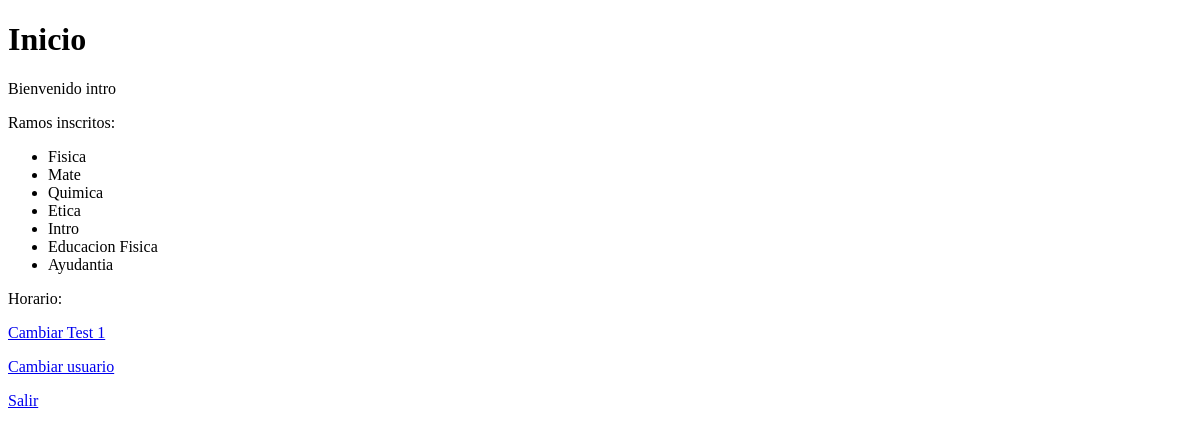
Before: /home/ (signed in) with the older database file.
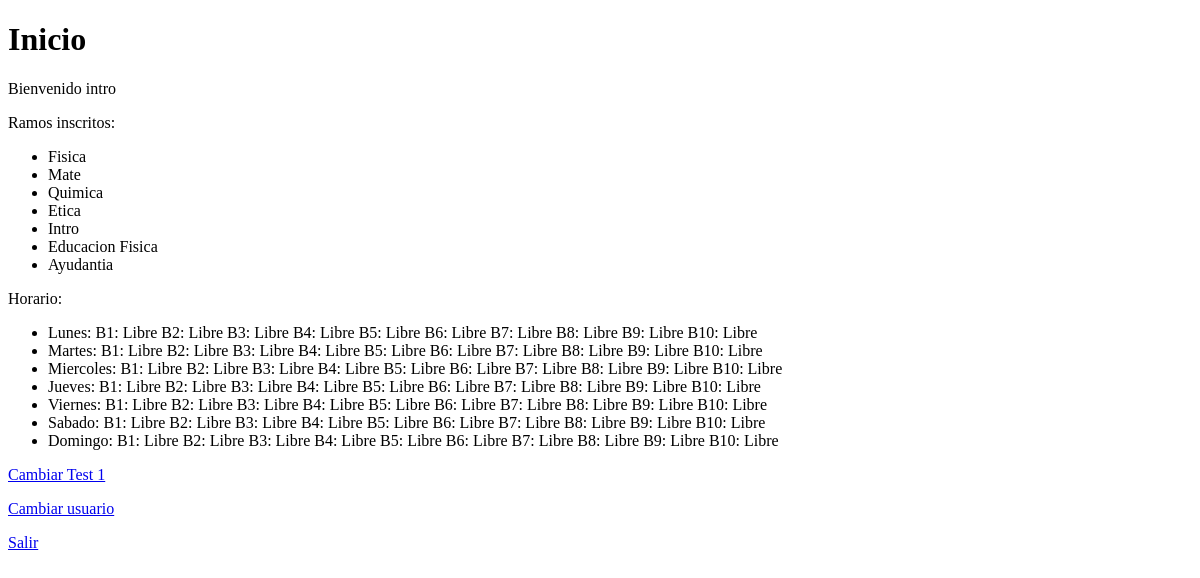
After: the same page with the newer database file.
### Test/models.py (models this page shows, shortened)
class Ramo(models.Model):
    user=models.ForeignKey(User, on_delete=models.CASCADE, related_name='Ramos', null=True)
    ramo = models.CharField(max_length=40)

class Horario(models.Model):
    user=models.ForeignKey(User, on_delete=models.CASCADE, related_name='horario', null=True)
    day = models.CharField(max_length=20)
    b1 = models.CharField(max_length=20, choices=DISP, default='Libre')
    b2 = models.CharField(max_length=20, choices=DISP, default='Libre')
    b3 = models.CharField(max_length=20, choices=DISP, default='Libre')
    b4 = models.CharField(max_length=20, choices=DISP, default='Libre')
    b5 = models.CharField(max_length=20, choices=DISP, default='Libre')
    b6 = models.CharField(max_length=20, choices=DISP, default='Libre')
    b7 = models.CharField(max_length=20, choices=DISP, default='Libre')
    b8 = models.CharField(max_length=20, choices=DISP, default='Libre')
    b9 = models.CharField(max_length=20, choices=DISP, default='Libre')
    b10 = models.CharField(max_length=20, choices=DISP, default='Libre')

### perfiles/views.py (the view)
# urls.py: 2. Add a URL to urlpatterns:  path('', views.home, name='home')
def home(request):
   user = request.user
   ramos = Ramo.objects.all().filter(user=user).order_by('id')
   horario = Horario.objects.all().filter(user=user)
   context = {'user':user,'ramos':ramos,'horario':horario}
   return render(request, 'perfiles/home.html',context)

### perfiles/templates/perfiles/home.html
{% extends 'perfiles/base.html' %}
{% block content %}
<h1> Inicio </h1>
<p>Bienvenido {{user}}</p>
<p>Ramos inscritos:</p>
<ul>
    {% for ramo in ramos%}
    <li>{{ramo.ramo}}</li>
    {% endfor %}
</ul>
<p>Horario:</p>
<ul>
    {% for dia in horario%}
    <li>{{dia.day}}: B1: {{dia.b1}} B2: {{dia.b2}} B3: {{dia.b3}} B4: {{dia.b4}} B5: {{dia.b5}} B6: {{dia.b6}} B7: {{dia.b7}} B8: {{dia.b8}} B9: {{dia.b9}} B10: {{dia.b10}}</li>
    {% endfor%}
</ul>
<p><a href="{% url 'updatet1' %}">Cambiar Test 1</a></p>
<p><a href="{% url 'login' %}">Cambiar usuario</a></p>
<p><a href="{% url 'logout' %}">Salir</a></p>
{% endblock %}

### perfiles/templates/perfiles/base.html (shortened to what this page needs)
<!DOCTYPE html>
<html lang="en">
<head>
</head>
<body>
    {% block content %}
    {% endblock %}
</body>
</html>

Changed rows visible on the page:
added Horario: day "Lunes", b1 "Libre", b2 "Libre", b3 "Libre", b4 "Libre", b5 "Libre", b6 "Libre", b7 "Libre", b8 "Libre", b9 "Libre", b10 "Libre"
added Horario: day "Martes", b1 "Libre", b2 "Libre", b3 "Libre", b4 "Libre", b5 "Libre", b6 "Libre", b7 "Libre", b8 "Libre", b9 "Libre", b10 "Libre"
added Horario: day "Miercoles", b1 "Libre", b2 "Libre", b3 "Libre", b4 "Libre", b5 "Libre", b6 "Libre", b7 "Libre", b8 "Libre", b9 "Libre", b10 "Libre"
added Horario: day "Jueves", b1 "Libre", b2 "Libre", b3 "Libre", b4 "Libre", b5 "Libre", b6 "Libre", b7 "Libre", b8 "Libre", b9 "Libre", b10 "Libre"
added Horario: day "Viernes", b1 "Libre", b2 "Libre", b3 "Libre", b4 "Libre", b5 "Libre", b6 "Libre", b7 "Libre", b8 "Libre", b9 "Libre", b10 "Libre"
added Horario: day "Sabado", b1 "Libre", b2 "Libre", b3 "Libre", b4 "Libre", b5 "Libre", b6 "Libre", b7 "Libre", b8 "Libre", b9 "Libre", b10 "Libre"
added Horario: day "Domingo", b1 "Libre", b2 "Libre", b3 "Libre", b4 "Libre", b5 "Libre", b6 "Libre", b7 "Libre", b8 "Libre", b9 "Libre", b10 "Libre"
